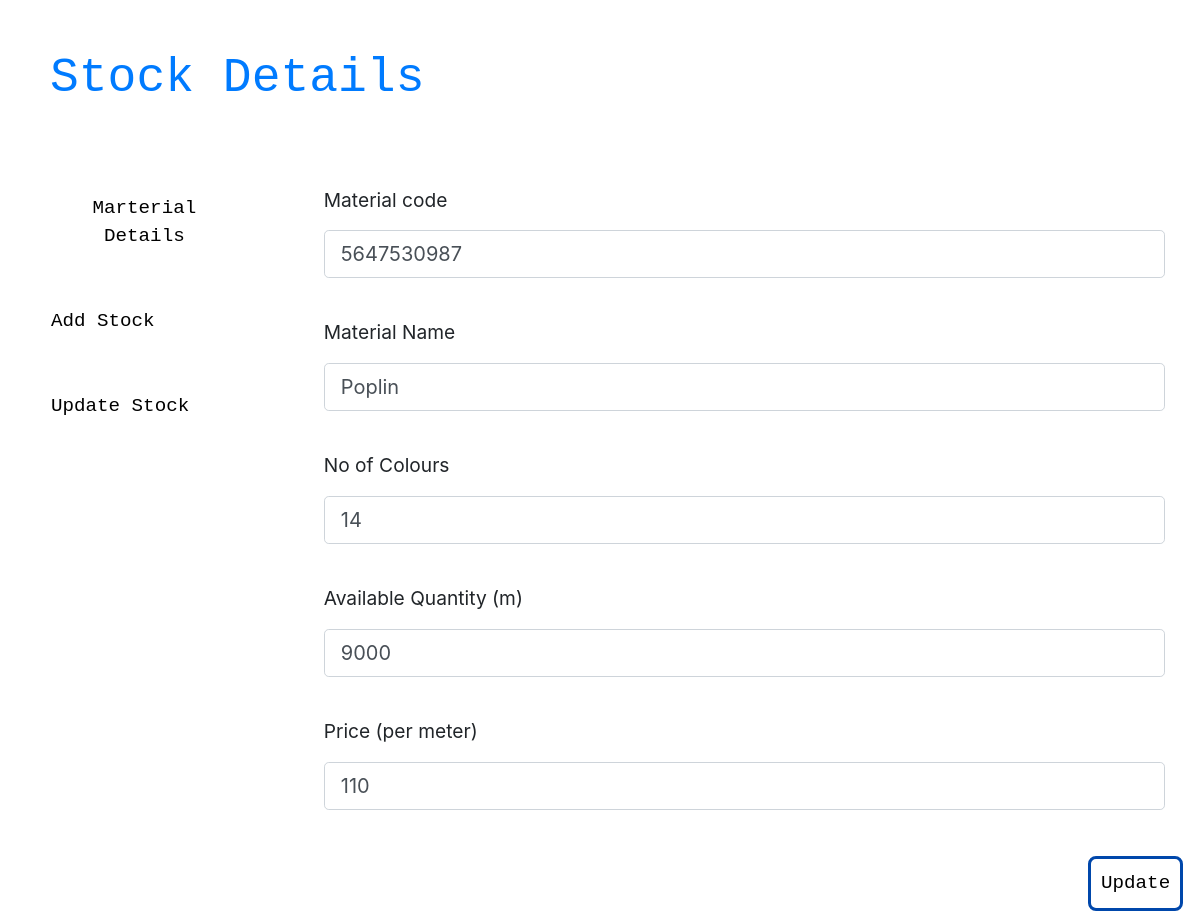
The app's page /edit_stock.php?edit_id=5647530987 with its own data.
### tables this page shows
CREATE TABLE `materials` (
  `mat_code` char(10) NOT NULL,
  `mat_name` varchar(255) NOT NULL,
  `no_of_colors` int(2) NOT NULL,
  `quantity` int(5) NOT NULL,
  `price` char(5) NOT NULL
);

### edit_stock.php (the view, shortened to what this page needs)
<?php
include_once 'conn.php';
if (isset($_GET['edit_id'])){
  $edit_id = $_GET['edit_id'];
?>
<!DOCTYPE html>
<html>
<head>
  <link rel="stylesheet" href="https://maxcdn.bootstrapcdn.com/bootstrap/4.3.1/css/bootstrap.min.css">
  <link rel="stylesheet" href="styles.css">
</head>
<body>
  <header>
    <h1>
      <a href="index.php">Stock Details</a>
    </h1>
  </header>
  <div class="row">
    <div class="col-sm-3">
      <nav>
        <ul style="list-style-type:none;" class="nav flex-column">
          <li class="nav-item">
            <a class="nav-link" href="index.php">
              <button>Marterial Details</button>
            </a>
          </li>
          <li class="nav-item">
            <a class="nav-link" href="add_stock.html">
              <button>Add Stock</button>
            </a>
          </li>
          <li class="nav-item">
            <a class="nav-link" href="update_stock.php">
              <button>Update Stock</button>
            </a>
          </li>
        </ul>
      </nav>
    </div>
    <div class="col-sm-9">
    <?php
    $sql = "SELECT * FROM materials WHERE mat_code=$edit_id";
    $result = $conn->query($sql);
    if($result->num_rows > 0){
        $row = $result->fetch_assoc();
    ?>
      <form action="edit_handler.php" method="post">
        <div class="inputs">
          <p>Material code</p>
          <input type="number" name="mat-code" class="form-control form-control-lg" placeholder="Ex: 8180987656" value="<?php echo $row['mat_code'] ?>">
        </div>
        <div class="inputs">
          <p>Material Name</p>
          <input type="text" name="mat-name" class="form-control form-control-lg" placeholder="Ex: Cotton" value="<?php echo $row['mat_name'] ?>">
        </div>
        <div class="inputs">
          <p>No of Colours</p>
          <input type="number" name="no-of-colours" class="form-control form-control-lg" placeholder="Ex: 6" value="<?php echo $row['no_of_colors'] ?>">
        </div>
        <div class="inputs">
          <p>Available Quantity (m)</p>
          <input type="text" name="quantity" class="form-control form-control-lg" placeholder="Ex: 1500" value="<?php echo $row['quantity'] ?>">
        </div>
        <div class="inputs">
          <p>Price (per meter)</p>
          <input type="number" name="price" class="form-control form-control-lg" placeholder="Ex: 175.00" value="<?php echo $row['price'] ?>">
        </div>
        <button class="update-btn">Update</button>
      </form>
      <?php
      }
      ?>
    </div>
  </div>
</body>
</html>
<?php
} else {
  echo "No material code found!";
}
?>

### styles.css (style rules this page uses)
header { height: 15%; }
h1 { padding: 50px; color: #002E63; font-family: 'Courier New', Courier, monospace; font-size: 300%; }
.row { margin-right: 0; }
nav { padding: 0px 0px 50px 15px; padding-top: 0; }
li { padding: 10px; }
button { background-color: white; border: none; padding: 10px; font-size: 120%; font-family: 'Courier New', Courier, monospace; border-radius: 8px; }
a:link { text-decoration: none; }
.inputs { padding: 20px; font-size: 120%; }
.submit-btn, .search-btn, .edit-btn, .delete-btn, .update-btn { border-style: solid; border-color: #0047AB; text-align: center; }
.submit-btn, .update-btn { margin-top: 3%; margin-left: 89%; }

### records on screen
materials: mat-code "5647530987", mat-name "Poplin", no-of-colours "14", quantity "9000", price "110"
